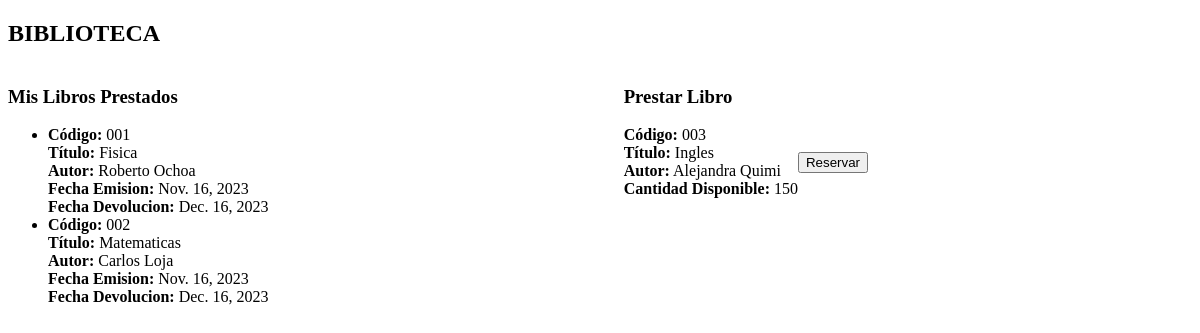
The page /home/ (signed in) on the database as committed earlier.
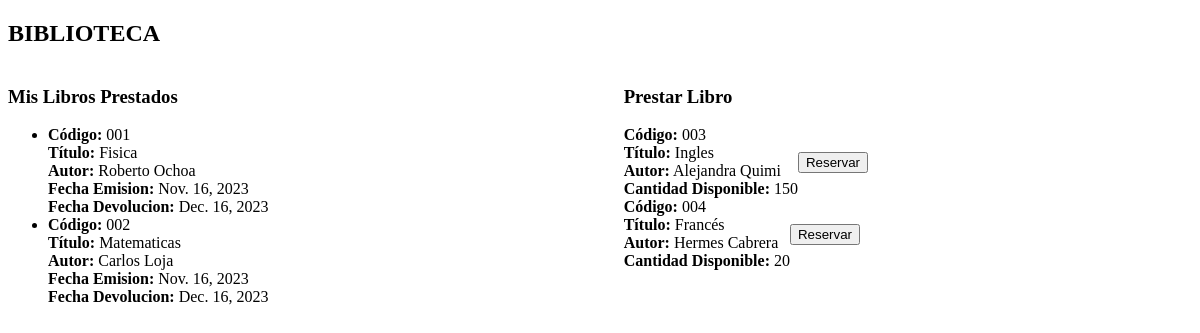
The same page on the database as committed later.
### app/models/prestamo.py (models this page shows)
class Prestamo(models.Model):
    usuario=models.ForeignKey(User,on_delete=models.SET_NULL, null=True)
    libro=models.ForeignKey(Libro,on_delete=models.SET_NULL, null=True)
    fecha_emision=models.DateField(null=True)
    fecha_devolucion=models.DateField(null=True)
    reservado=models.BooleanField(null=True)
    confirmado=models.BooleanField(null=True)
    devuelto=models.BooleanField(null=True)
    class Meta:
        db_table = 'prestamo'

### app/models/libro.py (models this page shows)
class Libro(models.Model):
    codigo=models.CharField(max_length=50)
    titulo=models.CharField(max_length=50)
    autor=models.CharField(max_length=200)
    cantidad_disponible=models.IntegerField()
    fechaRegistro = models.DateField(auto_now_add=True)
    class Meta:
        db_table = 'libro'

### app/views/home.py (the view, shortened to what this page needs)
# urls.py: path('home/', HomeView.as_view(), name='home'),
class HomeView(TemplateView):
    template_name = 'biblioteca/home.html'
    def get(self, request, *args, **kwargs):
        try:
            if self.request.user.rol:
                rol_nombre = self.request.user.rol.nombre
            codigo = request.GET.get('codigo', '')
            if codigo:
                libro = get_object_or_404(Libro, codigo=codigo)
                data = {
                    'codigo': libro.codigo,
                    'titulo': libro.titulo,
                    'autor': libro.autor,
                    'cantidad_disponible': libro.cantidad_disponible,
                }
                return JsonResponse(data)
            else:
                user = request.user
                context = self.get_context_data()
                prestamo_agregado= Prestamo.objects.filter(usuario=user,reservado=True)
                if prestamo_agregado:
                    context['boton_reservado']=False
                else:
                    libros = Libro.objects.exclude(
                        prestamo__usuario=self.request.user,
                        prestamo__devuelto=False
                    ).distinct()
                    prestamos = Prestamo.objects.filter(usuario=request.user, devuelto=False)
                    context = self.get_context_data()
                    context['libros'] = libros
                    context['boton_reservado'] = True
                    context ['libros_prestados']= prestamos
                return render(request, self.template_name, context)
        except Exception as e:
            error_message = f'Error al realizar la operación: {str(e)}'
            data={"error":"No existe información"}
            print(error_message)
            return JsonResponse(data)
    def get_context_data(self, **kwargs):
        context = super().get_context_data(**kwargs)
        if self.request.user.rol:
            rol_nombre = self.request.user.rol.nombre
            context['rol_nombre'] = rol_nombre
        return context

### templates/biblioteca/home.html (shortened to what this page needs)
<!DOCTYPE html>
<html lang="es">
  <head>
  </head>
  <body>
    <h2>BIBLIOTECA</h2>
    <div class="container">
      {% if rol_nombre == 'ADMINISTRADOR' %}
      <div class="column">
        <form method="get" action="" id="form-buscar">
          {% csrf_token %}
          <label for="buscador">Buscador:</label>
          <input type="text" id="buscador" name="codigo" required />
          <button type="submit">Buscar</button>
        </form>
        <div id="resultado_busqueda">
        </div>
      </div>
      <div class="column">
        <form method="post" action="{% url 'home' %}">
          {% csrf_token %}
          <label for="codigo">Código:</label>
          <input type="text" id="codigo" name="codigo" required />
          <br />
          <label for="titulo">Título:</label>
          <input type="text" id="titulo" name="titulo" required />
          <br />
          <label for="autor">Autor:</label>
          <input type="text" id="autor" name="autor" required />
          <br />
          <label for="cantidad_disponible">Cantidad Disponible:</label>
          <input
            type="number"
            id="cantidad_disponible"
            name="cantidad_disponible"
            pattern="[0-9]"
            required
            step="1"
          />
          <br />
          <button type="submit">Guardar</button>
        </form>
      </div>
      {% elif rol_nombre == 'ESTUDIANTE' %}
      <div class="column">
        <h3 for="libros_prestados_label">Mis Libros Prestados</h3>
        <div>
          {% if libros_prestados %}
          <ul>
            {% for libro in libros_prestados %}
            <li>
              <strong>Código:</strong> {{ libro.libro.codigo }}<br />
              <strong>Título:</strong> {{ libro.libro.titulo }}<br />
              <strong>Autor:</strong> {{ libro.libro.autor }}<br />
              <strong>Fecha Emision:</strong> {{ libro.fecha_emision }}<br />
              <strong>Fecha Devolucion:</strong> {{ libro.fecha_devolucion }}<br />
            </li>
            {% endfor %}
          </ul>
          {% endif %}
        </div>
      </div>
      <div class="column">
        <h3 for="prestar_libro_label">Prestar Libro</h3>
        <div id="all_libros">
           {% for libro in libros %}
          <div
            style="
              display: flex;
              justify-content: start;
              align-items: center;
              margin-bottom: 0px;
            "
          >
            <div>
              <strong>Código:</strong> {{ libro.codigo }}<br />
              <strong>Título:</strong> {{ libro.titulo }}<br />
              <strong>Autor:</strong> {{ libro.autor }}<br />
              <strong>Cantidad Disponible:</strong>
              {{libro.cantidad_disponible}}<br />
            </div>
            <form method="post" action="{% url 'home' %}">
              <button class="reservar-btn" data-codigo="{{ libro.codigo }}">
                Reservar
              </button>
            </form>
          </div>
          {% endfor %}
        </div>
      </div>
      {% endif %}
    </div>
  </body>
</html>

### templates/biblioteca/home.html (style rules this page uses)
.container { display: flex; justify-content: space-between; align-items: flex-start; }
.column { flex: 0 0 48%; }

Rows that differ between the two databases and show on the page:
added Libro: codigo "004", titulo "Francés", autor "Hermes Cabrera", cantidad_disponible "20"
